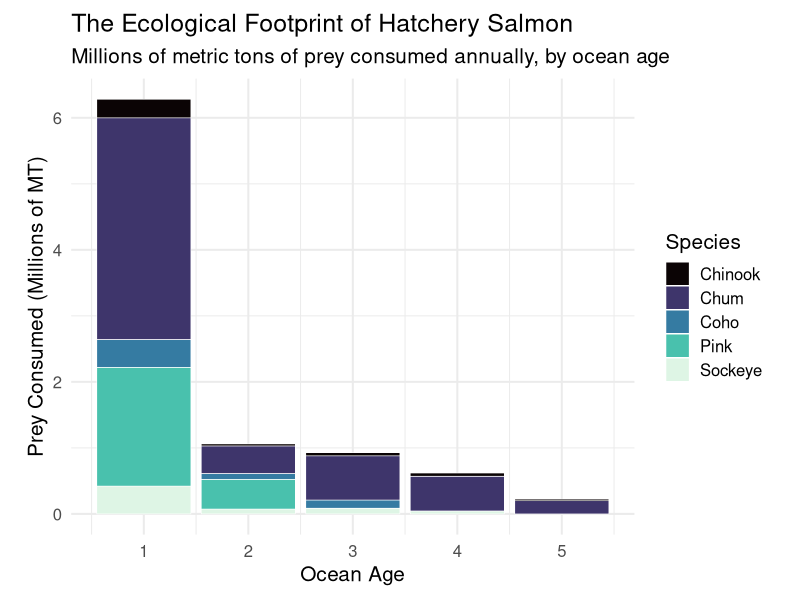
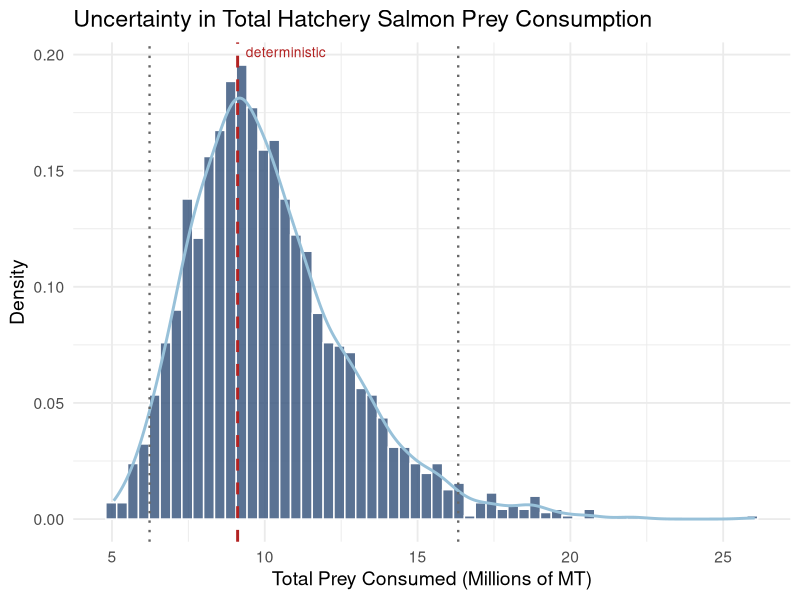
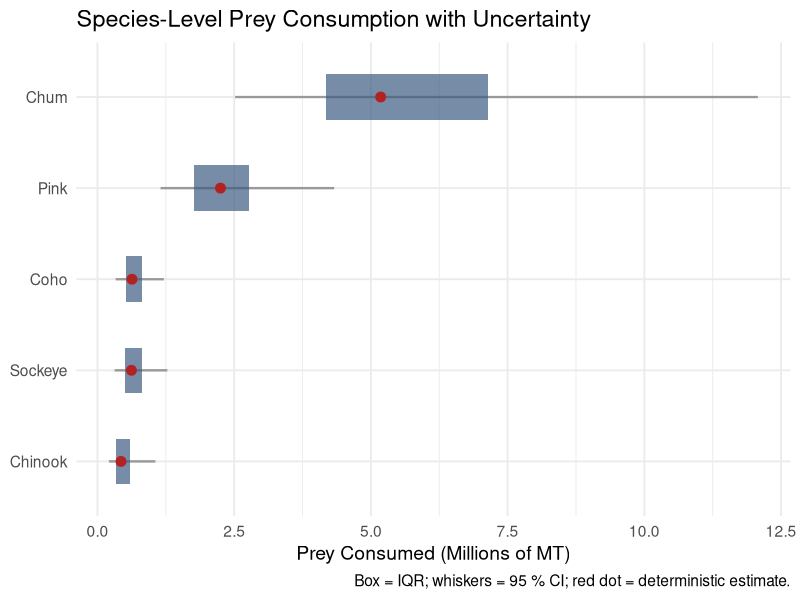

Write R code to recreate these figures, in order.
## ---- chunk 1
#| include: false
library(tidyverse)
library(scales)
library(viridis)
library(knitr)
library(kableExtra)
## ---- chunk 2
releases <- data.frame(
  Species = c("Pink", "Chum", "Sockeye", "Coho", "Chinook"),
  Smolts_Released = c(1.5e9, 2.8e9, 300e6, 200e6, 200e6)
)

releases %>%
  mutate(Smolts_Released = comma(Smolts_Released)) %>%
  kable(
    col.names = c("Species", "Smolts Released"),
    align = c("l", "r"),
    caption = "Baseline annual hatchery smolt releases."
  ) %>%
  kable_styling(bootstrap_options = c("striped", "hover"), full_width = FALSE)
## ---- chunk 3
params <- tribble(
  ~Species,   ~Age, ~M,    ~m,   ~Weight_kg, ~Q_B,
  # Pink: 2-year life cycle, 100 % spawn at ocean age 2
  "Pink",     1,    3.22,  0.00,  0.15,       8.0,
  "Pink",     2,    0.22,  1.00,  1.50,       5.0,
  "Pink",     3,    0.00,  1.00,  0.00,       0.0,
  "Pink",     4,    0.00,  1.00,  0.00,       0.0,
  "Pink",     5,    0.00,  1.00,  0.00,       0.0,

  # Chum: ages 3–5
  "Chum",     1,    3.51,  0.00,  0.15,       8.0,
  "Chum",     2,    0.22,  0.00,  1.00,       5.0,
  "Chum",     3,    0.22,  0.30,  2.50,       4.0,
  "Chum",     4,    0.22,  0.60,  4.00,       3.5,
  "Chum",     5,    0.22,  1.00,  5.50,       3.0,

  # Sockeye: ages 2–4
  "Sockeye",  1,    3.22,  0.00,  0.20,       7.0,
  "Sockeye",  2,    0.22,  0.10,  1.20,       5.0,
  "Sockeye",  3,    0.22,  0.50,  2.50,       4.0,
  "Sockeye",  4,    0.22,  1.00,  3.50,       3.5,
  "Sockeye",  5,    0.00,  1.00,  0.00,       0.0,

  # Coho: usually return by ocean age 3
  "Coho",     1,    2.81,  0.00,  0.30,       7.0,
  "Coho",     2,    0.22,  0.10,  1.50,       5.0,
  "Coho",     3,    0.22,  1.00,  3.50,       4.0,
  "Coho",     4,    0.00,  1.00,  0.00,       0.0,
  "Coho",     5,    0.00,  1.00,  0.00,       0.0,

  # Chinook: largest body size, latest maturation
  "Chinook",  1,    3.91,  0.00,  0.20,       7.0,
  "Chinook",  2,    0.22,  0.05,  1.50,       5.0,
  "Chinook",  3,    0.22,  0.20,  4.00,       4.0,
  "Chinook",  4,    0.22,  0.50,  7.00,       3.5,
  "Chinook",  5,    0.22,  1.00, 10.00,       3.0
)

params %>%
  kable(
    col.names = c("Species", "Ocean Age", "M (yr⁻¹)", "Maturation (m)",
                  "Weight (kg)", "Q/B"),
    digits = 2,
    caption = "Species- and age-specific biological parameters used in the cohort simulation."
  ) %>%
  kable_styling(bootstrap_options = c("striped", "hover", "condensed"), full_width = FALSE) %>%
  column_spec(1, bold = TRUE) %>%
  collapse_rows(columns = 1, valign = "top")
## ---- chunk 4
run_species_model <- function(target_species) {
  sp_params <- params %>% filter(Species == target_species) %>% arrange(Age)
  sp_smolts <- releases %>% filter(Species == target_species) %>% pull(Smolts_Released)

  N_at_sea      <- numeric(5)
  Biomass_kg    <- numeric(5)
  Consumption_kg <- numeric(5)

  N_at_sea[1] <- sp_smolts

  for (a in 1:5) {
    Biomass_kg[a]     <- N_at_sea[a] * sp_params$Weight_kg[a]
    Consumption_kg[a] <- Biomass_kg[a] * sp_params$Q_B[a]

    if (a < 5) {
      N_at_sea[a + 1] <- N_at_sea[a] * exp(-sp_params$M[a]) * (1 - sp_params$m[a])
    }
  }

  sp_params %>%
    mutate(
      Numbers_Alive     = N_at_sea,
      Standing_Biomass_MT = Biomass_kg    / 1000,
      Prey_Consumed_MT  = Consumption_kg / 1000
    )
}

all_species_results <- map_dfr(releases$Species, run_species_model)
total_prey <- sum(all_species_results$Prey_Consumed_MT)
## ---- chunk 5
#| echo: false
cat("Total estimated prey consumed by the hatchery cohort:",
    comma(round(total_prey)), "Metric Tons annually.\n")
## ---- chunk 6
species_summary <- all_species_results %>%
  group_by(Species) %>%
  summarize(
    Smolts_Released  = max(Numbers_Alive[Age == 1]),
    Total_Biomass_MT = sum(Standing_Biomass_MT),
    Total_Prey_MT    = sum(Prey_Consumed_MT),
    .groups = "drop"
  ) %>%
  arrange(desc(Total_Prey_MT))

species_summary %>%
  mutate(
    Smolts_Released  = comma(round(Smolts_Released)),
    Total_Biomass_MT = comma(round(Total_Biomass_MT)),
    Total_Prey_MT    = comma(round(Total_Prey_MT))
  ) %>%
  kable(
    col.names = c("Species", "Smolts Released", "Standing Biomass (MT)",
                  "Prey Consumed (MT)"),
    align = c("l", "r", "r", "r"),
    caption = "Summary of modelled ecological footprint by species, sorted by prey consumption."
  ) %>%
  kable_styling(bootstrap_options = c("striped", "hover"), full_width = FALSE)
## ---- chunk 7
#| label: fig-footprint
#| fig-cap: "Annual prey consumption (millions of metric tons) by ocean age and species. Chum dominate by volume due to their high smolt releases and multi-year ocean residence."

ggplot(
  all_species_results %>% filter(Prey_Consumed_MT > 0),
  aes(x = Age, y = Prey_Consumed_MT / 1e6, fill = Species)
) +
  geom_bar(stat = "identity", position = "stack", color = "white", linewidth = 0.2) +
  scale_fill_viridis_d(option = "mako") +
  scale_y_continuous(labels = comma) +
  labs(
    title    = "The Ecological Footprint of Hatchery Salmon",
    subtitle = "Millions of metric tons of prey consumed annually, by ocean age",
    x        = "Ocean Age",
    y        = "Prey Consumed (Millions of MT)",
    fill     = "Species"
  ) +
  theme_minimal(base_size = 15) +
  theme(
    legend.position = "right",
    plot.margin     = margin(10, 20, 10, 20)
  )
## ---- chunk 8
pollock_annual_harvest_mt <- 1.5e6   # U.S. Total Allowable Catch, Alaska Pollock
pollock_living_biomass_mt <- 5.5e6   # Estimated living biomass, Eastern Bering Sea
caribou_annual_forage_mt  <- 1.8     # Annual forage requirement, adult Alaskan Caribou

pollock_harvest_multiplier <- total_prey / pollock_annual_harvest_mt
pollock_biomass_multiplier <- total_prey / pollock_living_biomass_mt
caribou_equivalent         <- total_prey / caribou_annual_forage_mt
## ---- chunk 9
survival_summary <- all_species_results %>%
  group_by(Species) %>%
  mutate(
    Mature_Returns = Numbers_Alive * exp(-M) * m
  ) %>%
  summarize(
    Smolts_Released     = max(Numbers_Alive[Age == 1]),
    Total_Returns       = sum(Mature_Returns),
    .groups = "drop"
  ) %>%
  mutate(
    Marine_Survival_Rate = Total_Returns / Smolts_Released,
    Survival_Percent     = percent(Marine_Survival_Rate, accuracy = 0.01)
  ) %>%
  arrange(desc(Marine_Survival_Rate)) %>%
  select(Species, Smolts_Released, Total_Returns, Survival_Percent)

survival_summary %>%
  mutate(across(where(is.numeric), ~comma(round(.)))) %>%
  kable(
    col.names = c("Species", "Smolts Released", "Estimated Returns", "Marine Survival"),
    align = c("l", "r", "r", "r"),
    caption = "Implicit marine survival rates derived from the cohort model parameters."
  ) %>%
  kable_styling(bootstrap_options = c("striped", "hover"), full_width = FALSE)
## ---- chunk 10
set.seed(42)
n_sims <- 2000

# Draw from log-normal with specified mean and CV
rlnorm_cv <- function(n, mu, cv) {
  sigma2 <- log(1 + cv^2)
  rlnorm(n, meanlog = log(mu) - sigma2 / 2, sdlog = sqrt(sigma2))
}

# Draw from beta parameterized by mean and CV
# Guard against boundary values (case_when evaluates all RHS before filtering)
rbeta_cv <- function(n, mu, cv) {
  if (mu <= 0) return(rep(0, n))
  if (mu >= 1) return(rep(1, n))
  var   <- min((mu * cv)^2, mu * (1 - mu) * 0.99)
  kappa <- mu * (1 - mu) / var - 1
  rbeta(n, mu * kappa, (1 - mu) * kappa)
}
## ---- chunk 11
#| cache: true

run_one_sim <- function(sim_id) {
  # Perturb smolt releases
  sim_releases <- releases %>%
    mutate(Smolts_Released = map_dbl(Smolts_Released, ~rlnorm_cv(1, .x, cv = 0.10)))

  # Perturb all parameters row-wise
  sim_params <- params %>%
    rowwise() %>%
    mutate(
      M_s  = if (M > 0)         rlnorm_cv(1, M,         cv = 0.25) else 0,
      W_s  = if (Weight_kg > 0) rlnorm_cv(1, Weight_kg, cv = 0.15) else 0,
      QB_s = if (Q_B > 0)       rlnorm_cv(1, Q_B,       cv = 0.30) else 0,
      m_s  = case_when(
        m == 0 ~ 0,
        m == 1 ~ 1,
        TRUE   ~ rbeta_cv(1, m, cv = 0.20)
      )
    ) %>%
    ungroup()

  # Cohort simulation per species; return species-level prey (MT)
  map_dfr(releases$Species, function(sp) {
    sp_p <- sim_params %>% filter(Species == sp) %>% arrange(Age)
    sp_N <- sim_releases %>% filter(Species == sp) %>% pull(Smolts_Released)

    N <- numeric(5); N[1] <- sp_N
    prey_mt <- numeric(5)
    for (a in 1:5) {
      prey_mt[a] <- N[a] * sp_p$W_s[a] * sp_p$QB_s[a] / 1000
      if (a < 5) N[a + 1] <- N[a] * exp(-sp_p$M_s[a]) * (1 - sp_p$m_s[a])
    }
    tibble(Species = sp, Prey_MT = sum(prey_mt))
  }) %>%
    mutate(Sim = sim_id)
}

mc_results <- map_dfr(seq_len(n_sims), run_one_sim)

mc_totals <- mc_results %>%
  group_by(Sim) %>%
  summarize(Total_Prey_MT = sum(Prey_MT), .groups = "drop")
## ---- chunk 12
#| label: fig-mc-total
#| fig-cap: "Monte Carlo distribution of total annual prey consumption (millions of MT) across 2,000 parameter draws. The vertical red line is the deterministic point estimate; shading marks the 95 % credible interval."

q_total <- quantile(mc_totals$Total_Prey_MT, c(0.025, 0.50, 0.975))

ggplot(mc_totals, aes(x = Total_Prey_MT / 1e6)) +
  geom_histogram(
    aes(y = after_stat(density)),
    bins = 60, fill = "#3d5a80", color = "white", alpha = 0.85
  ) +
  geom_density(color = "#98c1d9", linewidth = 1) +
  geom_vline(xintercept = total_prey / 1e6, color = "firebrick", linewidth = 1,
             linetype = "dashed") +
  geom_vline(xintercept = q_total[c(1, 3)] / 1e6, color = "grey40",
             linetype = "dotted", linewidth = 0.8) +
  annotate("text", x = total_prey / 1e6, y = Inf,
           label = "  deterministic", color = "firebrick",
           hjust = 0, vjust = 1.5, size = 3.5) +
  scale_x_continuous(labels = comma) +
  labs(
    title = "Uncertainty in Total Hatchery Salmon Prey Consumption",
    x     = "Total Prey Consumed (Millions of MT)",
    y     = "Density"
  ) +
  theme_minimal(base_size = 14)
## ---- chunk 13
#| label: fig-mc-species
#| fig-cap: "Species-level uncertainty in prey consumption. Boxes show the interquartile range; whiskers extend to the 2.5th and 97.5th percentiles. Dot is the deterministic estimate."

mc_species_q <- mc_results %>%
  group_by(Species) %>%
  summarize(
    lo    = quantile(Prey_MT, 0.025),
    q25   = quantile(Prey_MT, 0.25),
    med   = quantile(Prey_MT, 0.50),
    q75   = quantile(Prey_MT, 0.75),
    hi    = quantile(Prey_MT, 0.975),
    .groups = "drop"
  )

det_species <- all_species_results %>%
  group_by(Species) %>%
  summarize(Prey_MT = sum(Prey_Consumed_MT), .groups = "drop")

mc_species_q <- left_join(mc_species_q, det_species, by = "Species") %>%
  mutate(Species = fct_reorder(Species, med))

ggplot(mc_species_q, aes(y = Species)) +
  geom_segment(aes(x = lo / 1e6, xend = hi / 1e6, yend = Species),
               color = "grey60", linewidth = 0.8) +
  geom_rect(aes(xmin = q25 / 1e6, xmax = q75 / 1e6,
                ymin = as.numeric(Species) - 0.25,
                ymax = as.numeric(Species) + 0.25),
            fill = "#3d5a80", alpha = 0.7) +
  geom_point(aes(x = Prey_MT / 1e6), color = "firebrick", size = 3) +
  scale_x_continuous(labels = comma) +
  labs(
    title = "Species-Level Prey Consumption with Uncertainty",
    x     = "Prey Consumed (Millions of MT)",
    y     = NULL,
    caption = "Box = IQR; whiskers = 95 % CI; red dot = deterministic estimate."
  ) +
  theme_minimal(base_size = 14)
## ---- chunk 14
mc_species_q %>%
  arrange(desc(med)) %>%
  mutate(across(c(lo, q25, med, q75, hi, Prey_MT),
                ~ comma(round(. / 1e6, 2)))) %>%
  kable(
    col.names = c("Species", "2.5%", "25%", "Median", "75%", "97.5%",
                  "Deterministic"),
    align = c("l", rep("r", 6)),
    caption = "Species prey consumption (millions of MT): Monte Carlo quantiles and deterministic point estimate."
  ) %>%
  kable_styling(bootstrap_options = c("striped", "hover"), full_width = FALSE)
